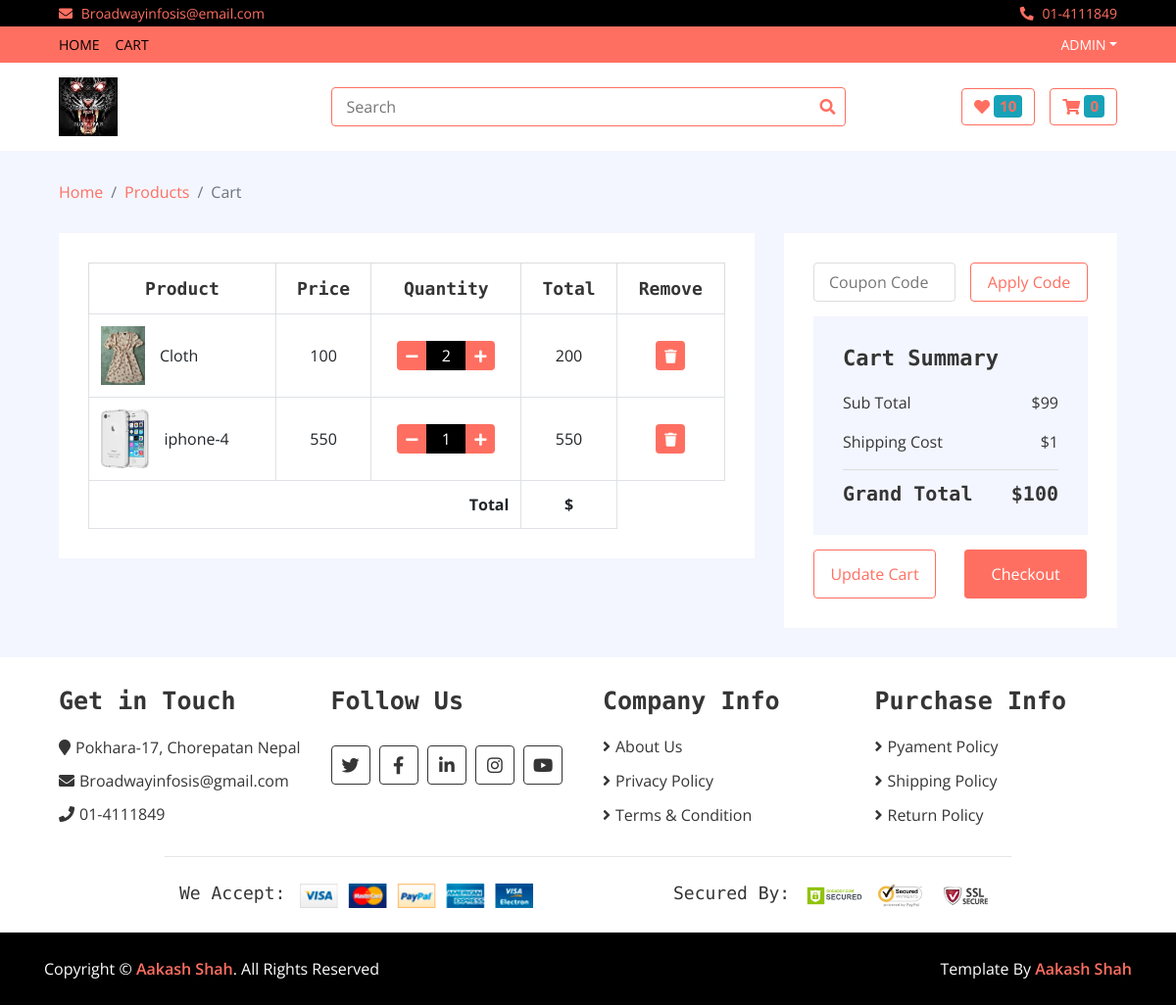
The app's page /cart/my_cart (signed in), older data.
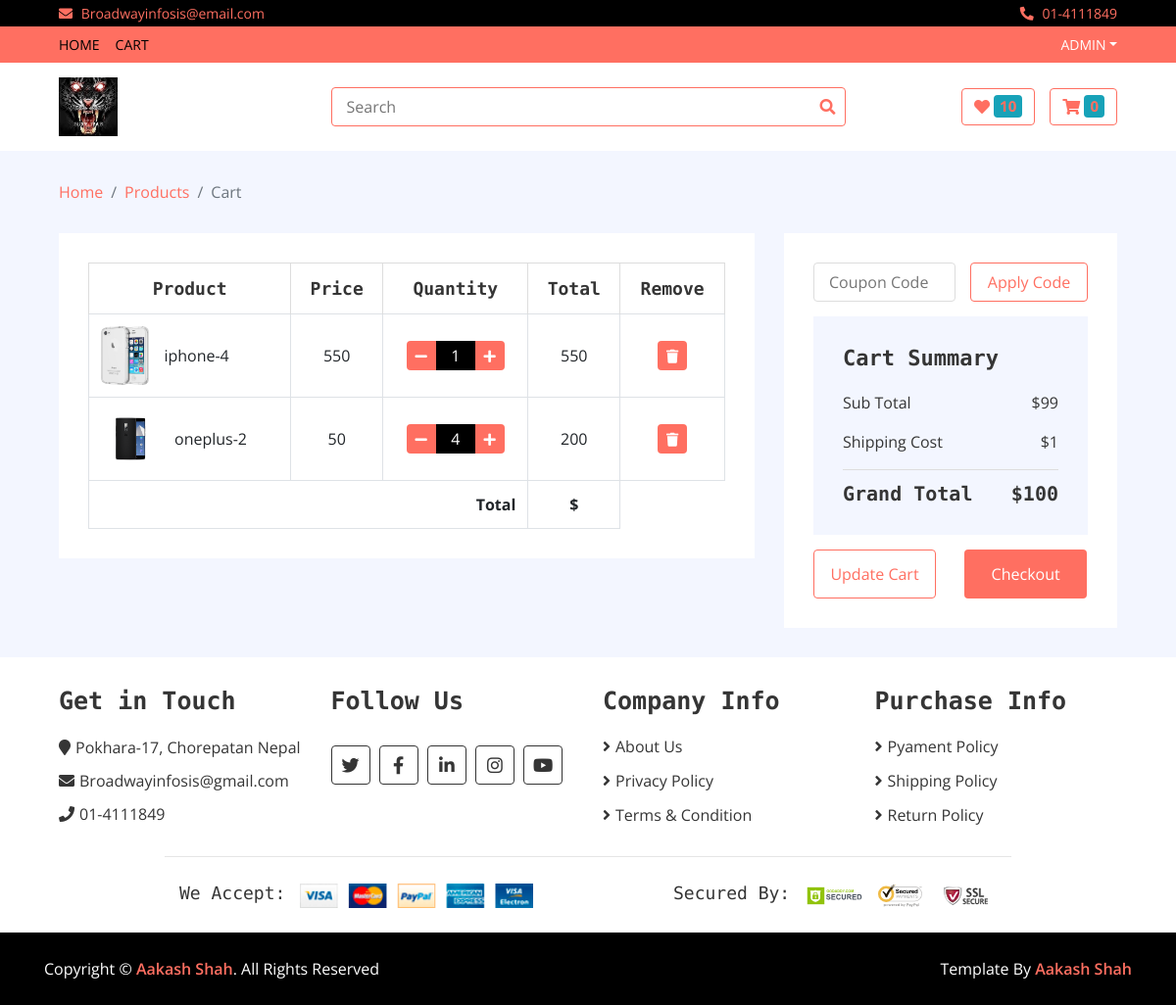
The same page, newer data.
### cart/models.py (models this page shows, shortened)
class Cart(models.Model):
    username = models.CharField(max_length = 400)
    items = models.ForeignKey(Item,on_delete=models.CASCADE)
    slug = models.CharField(max_length = 400)
    quantity = models.IntegerField(default = 1)
    total = models.IntegerField()
    checkout = models.BooleanField(default = False)

### home/models.py (models this page shows, shortened)
class Item(models.Model):
    name = models.CharField(max_length=400)
    price = models.IntegerField()
    discounted_price = models.IntegerField(default=0)
    image = models.ImageField(upload_to='media',null = True)
    status = models.CharField(choices=STATUS, max_length=200)
    category = models.ForeignKey(Category, on_delete=models.CASCADE)
    brand = models.ForeignKey(Brand, on_delete=models.CASCADE)
    label = models.CharField(max_length=200,choices=LABEL,blank=True)
    description = models.TextField(blank=True)
    specification = models.TextField(blank=True)
    slug = models.CharField(max_length=300)

### cart/views.py (the view)
# urls.py: path('my_cart', CartView.as_view(),name = 'my_cart'),
class CartView(BaseView):
    def get(self,request):
        username = request.user.username
        self.views['my_cart'] = Cart.objects.filter(username = username,checkout = False)
        return render(request,'cart.html',self.views)

### home/templates/cart.html
{% extends 'base.html' %}
{% load static %}
{% block content %}
        <div class="breadcrumb-wrap">
            <div class="container-fluid">
                <ul class="breadcrumb">
                    <li class="breadcrumb-item"><a href="/">Home</a></li>
                    <li class="breadcrumb-item"><a href="#">Products</a></li>
                    <li class="breadcrumb-item active">Cart</li>
                </ul>
            </div>
        </div>
        <div class="cart-page">
            <div class="container-fluid">
                <div class="row">
                    <div class="col-lg-8">
                        <div class="cart-page-inner">
                            <div class="table-responsive">
                                <table class="table table-bordered">
                                    <thead class="thead-dark">
                                        <tr>
                                            <th>Product</th>
                                            <th>Price</th>
                                            <th>Quantity</th>
                                            <th>Total</th>
                                            <th>Remove</th>
                                        </tr>
                                    </thead>
                                    <tbody class="align-middle">
                                        {% for cart in my_cart %}
                                        <tr>
                                            <td>
                                                <div class="img">
                                                    <a href="#"><img src="{{cart.items.image.url}}" alt="Image"></a>
                                                    <p>{{cart.items.name}}</p>
                                                </div>
                                            </td>
                                            {% if cart.items.discounted_price > 0 %}
                                            <td>{{cart.items.discounted_price}}</td>
                                            {% else %}
                                            <td>{{cart.items.price}}</td>
                                            {% endif %}
                                            <td>
                                                <div class="qty">
                                                    <button class="btn-minus"><i class="fa fa-minus"></i></button>
                                                    <input type="text" value="{{cart.quantity}}">
                                                    <button class="btn-plus"><i class="fa fa-plus"></i></button>
                                                </div>
                                            </td>
                                            <td>{{cart.total}}</td>
                                            <td><a href="/cart/delete_cart/{{cart.items.slug}}"><button><i class="fa fa-trash"></i></button></a></td>
                                        </tr>
                                        {% endfor %}
                                        <tr>
                                            <th colspan="3" class="text-right">Total</th>
                                            <th>${{cart.total}}</th>
                                        </tr>
                                    </tbody>
                                </table>
                            </div>
                        </div>
                    </div>
                    <div class="col-lg-4">
                        <div class="cart-page-inner">
                            <div class="row">
                                <div class="col-md-12">
                                    <div class="coupon">
                                        <input type="text" placeholder="Coupon Code">
                                        <button>Apply Code</button>
                                    </div>
                                </div>
                                <div class="col-md-12">
                                    <div class="cart-summary">
                                        <div class="cart-content">
                                            <h1>Cart Summary</h1>
                                            <p>Sub Total<span>$99</span></p>
                                            <p>Shipping Cost<span>$1</span></p>
                                            <h2>Grand Total<span>$100</span></h2>
                                        </div>
                                        <div class="cart-btn">
                                            <button>Update Cart</button>
                                            <button>Checkout</button>
                                        </div>
                                    </div>
                                </div>
                            </div>
                        </div>
                    </div>
                </div>
            </div>
        </div>
       {% endblock %}

### home/templates/base.html (shortened to what this page needs)
<!DOCTYPE html>
{% load static %}
<html lang="en">
    <head>
        <link href="https://stackpath.bootstrapcdn.com/bootstrap/4.4.1/css/bootstrap.min.css" rel="stylesheet">
        <link href="https://cdnjs.cloudflare.com/ajax/libs/font-awesome/5.10.0/css/all.min.css" rel="stylesheet">
        <link href="{% static 'lib/slick/slick.css' %}" rel="stylesheet">
        <link href="{% static 'lib/slick/slick-theme.css' %}" rel="stylesheet">
        <link href="{% static 'css/style.css' %}" rel="stylesheet">
    </head>
    <body>
        <div class="top-bar">
            <div class="container-fluid">
                <div class="row">
                    <div class="col-sm-6">
                        <i class="fa fa-envelope"></i>
                        Broadwayinfosis@email.com
                    </div>
                    <div class="col-sm-6">
                        <i class="fa fa-phone-alt"></i>
                        01-4111849
                    </div>
                </div>
            </div>
        </div>
        <div class="nav">
            <div class="container-fluid">
                <nav class="navbar navbar-expand-md bg-dark navbar-dark">
                    <div class="collapse navbar-collapse justify-content-between" id="navbarCollapse">
                        <div class="navbar-nav mr-auto">
                            <a href="/" class="nav-item nav-link active">Home</a>
                            <a href="/cart/my_cart" class="nav-item nav-link active">Cart</a>
                            </div>
                        </div>
                    {% if user.is_authenticated %}
                        <div class="navbar-nav ml-auto">
                            <div class="nav-item dropdown">
                                <a href="#" class="nav-link dropdown-toggle" data-toggle="dropdown">{{user.username}}</a>
                            </div>
                        </div>
                    {% endif %}
                    </div>
            </div>
        <div class="bottom-bar">
            <div class="container-fluid">
                <div class="row align-items-center">
                    <div class="col-md-3">
                        <div class="logo">
                            <a href="/">
                                <img src="{% static 'img/tiger.jpg' %}" alt="Logo">
                            </a>
                        </div>
                    </div>
                    <div class="col-md-6">
                        <form method="GET" action="{% url 'home:search' %}">
                        <div class="search">
                            <input name="search" type="text" placeholder="Search" required>
                            <button type="submit"><i class="fa fa-search"></i></button>
                        </div>
                            </form>
                    </div>
                    <div class="col-md-3">
                        <div class="user">
                            <a href="wishlist.html" class="btn wishlist">
                                <i class="fa fa-heart"></i>
                                <span class="badge badge-info">10</span>
                            </a>
                            <a href="/cart/my_cart" class="btn cart">
                                <i class="fa fa-shopping-cart"></i>
                                <span class="badge badge-info">{{request.session.cart|length}}</span>
                            </a>
                        </div>
                    </div>
                </div>
            </div>
        </div>
  {% block content %}
  {% endblock %}
        <div class="footer">
            <div class="container-fluid">
                <div class="row">
                    <div class="col-lg-3 col-md-6">
                        <div class="footer-widget">
                            <h2>Get in Touch</h2>
                            <div class="contact-info">
                                <p><i class="fa fa-map-marker"></i>Pokhara-17, Chorepatan Nepal</p>
                                <p><i class="fa fa-envelope"></i>Broadwayinfosis@gmail.com</p>
                                <p><i class="fa fa-phone"></i>01-4111849</p>
                            </div>
                        </div>
                    </div>
                    <div class="col-lg-3 col-md-6">
                        <div class="footer-widget">
                            <h2>Follow Us</h2>
                            <div class="contact-info">
                                <div class="social">
                                    <a href=""><i class="fab fa-twitter"></i></a>
                                    <a href=""><i class="fab fa-facebook-f"></i></a>
                                    <a href=""><i class="fab fa-linkedin-in"></i></a>
                                    <a href=""><i class="fab fa-instagram"></i></a>
                                    <a href=""><i class="fab fa-youtube"></i></a>
                                </div>
                            </div>
                        </div>
                    </div>
                    <div class="col-lg-3 col-md-6">
                        <div class="footer-widget">
                            <h2>Company Info</h2>
                            <ul>
                                <li><a href="#">About Us</a></li>
                                <li><a href="#">Privacy Policy</a></li>
                                <li><a href="#">Terms & Condition</a></li>
                            </ul>
                        </div>
                    </div>
                    <div class="col-lg-3 col-md-6">
                        <div class="footer-widget">
                            <h2>Purchase Info</h2>
                            <ul>
                                <li><a href="#">Pyament Policy</a></li>
                                <li><a href="#">Shipping Policy</a></li>
                                <li><a href="#">Return Policy</a></li>
                            </ul>
                        </div>
                    </div>
                </div>
                <div class="row payment align-items-center">
                    <div class="col-md-6">
                        <div class="payment-method">
                            <h2>We Accept:</h2>
                            <img src="{% static 'img/payment-method.png' %}" alt="Payment Method" />
                        </div>
                    </div>
                    <div class="col-md-6">
                        <div class="payment-security">
                            <h2>Secured By:</h2>
                            <img src="{% static 'img/godaddy.svg' %}" alt="Payment Security" />
                            <img src="{% static 'img/norton.svg' %}" alt="Payment Security" />
                            <img src="{% static 'img/ssl.svg' %}" alt="Payment Security" />
                        </div>
                    </div>
                </div>
            </div>
        </div>
        <div class="footer-bottom">
            <div class="container">
                <div class="row">
                    <div class="col-md-6 copyright">
                        <p>Copyright &copy; <a href="https://htmlcodex.com">Aakash Shah</a>. All Rights Reserved</p>
                    </div>
                    <div class="col-md-6 template-by">
                        <p>Template By <a href="https://htmlcodex.com">Aakash Shah</a></p>
                    </div>
                </div>
            </div>
        </div>
    </body>
</html>

Row changes from the older to the newer data that the page shows:
removed Cart: items.image (picture), items.name "Cloth", items.discounted_price "100", quantity "2", total "200"
added Cart: items.image (picture), items.name "oneplus-2", items.discounted_price "50", quantity "4", total "200"
